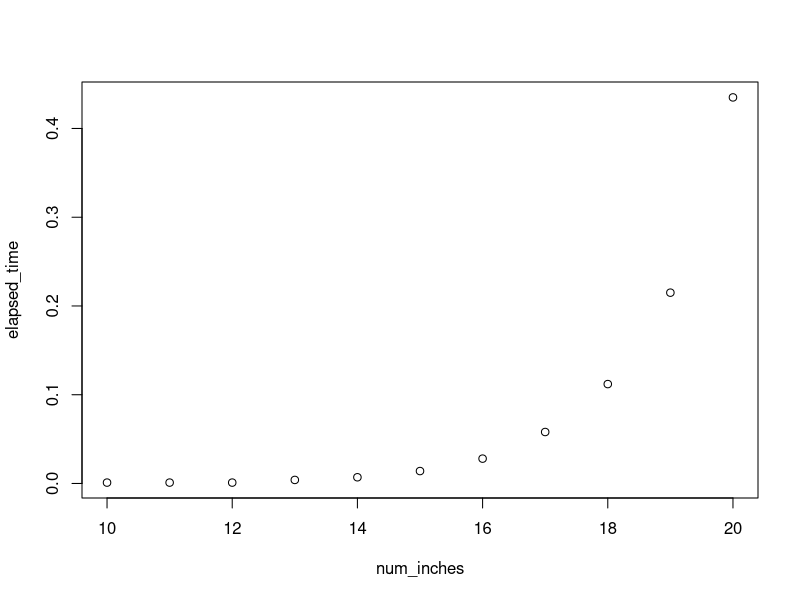

This chart was generated by the following R code:
## ---- chunk 1
knitr::opts_chunk$set(echo = TRUE)
knitr::opts_chunk$set(comment = NA)
## ---- chunk 2
library(knitr)
roster <- c("Ethan", "Talia", "Drake", "Jack", "Andrew", "Blake", "Jordan", "Graham", "Kevin", "Logan", "Claire", "Bri", "Trevor", "James", "Kristen", "Levi", "Grace", "John", "Isaac", "Timothy", "Josiah", "Nathan")
set.seed(1112021) 
n <- length(roster)
ngps <- 6
maxingp <- ceiling(n/ngps)
# just make random groups
groups <- matrix(c(roster[sample(n)], 
                   rep("",(maxingp - (n %% maxingp)) %% maxingp)), 
                 ncol=maxingp, byrow=FALSE)
rownames(groups) <- paste0("Table #", 1:nrow(groups))
kable(t(groups))
## ---- chunk 3
library(knitr)
roster <- c("Ethan", "Talia", "Drake", "Jack", "Andrew", "Blake", "Jordan", "Graham", "Kevin", "Logan", "Claire", "Bri", "Trevor", "James", "Kristen", "Levi", "Grace", "John", "Isaac", "Timothy", "Josiah", "Nathan")
set.seed(1132021) 
n <- length(roster)
ngps <- 6
maxingp <- ceiling(n/ngps)
# just make random groups
groups <- matrix(c(roster[sample(n)], 
                   rep("",(maxingp - (n %% maxingp)) %% maxingp)), 
                 ncol=maxingp, byrow=FALSE)
rownames(groups) <- paste0("Table #", 1:nrow(groups))
kable(t(groups))
## ---- chunk 4
library(knitr)
roster <- c("Ethan", "Talia", "Drake", "Jack", "Andrew", "Blake", "Jordan", "Graham", "Kevin", "Logan", "Claire", "Bri", "Trevor", "James", "Kristen", "Levi", "Grace", "John", "Isaac", "Timothy", "Josiah", "Nathan")
set.seed(1152021) 
n <- length(roster)
ngps <- 6
maxingp <- ceiling(n/ngps)
# just make random groups
groups <- matrix(c(roster[sample(n)], 
                   rep("",(maxingp - (n %% maxingp)) %% maxingp)), 
                 ncol=maxingp, byrow=FALSE)
rownames(groups) <- paste0("Table #", 1:nrow(groups))
kable(t(groups))
## ---- chunk 5
library(knitr)
roster <- c("Ethan", "Talia", "Drake", "Jack", "Andrew", "Blake", "Jordan", "Graham", "Kevin", "Logan", "Claire", "Bri", "Trevor", "James", "Kristen", "Levi", "Grace", "John", "Isaac", "Josiah", "Nathan")
set.seed(1202021) 
n <- length(roster)
ngps <- 7
maxingp <- ceiling(n/ngps)
## just make random groups
groups <- matrix(c(roster[sample(n)], 
                   rep("",(maxingp - (n %% maxingp)) %% maxingp)), 
                 ncol=maxingp, byrow=FALSE)
rownames(groups) <- paste0("Table #", 1:nrow(groups))
kable(t(groups))
## ---- chunk 6
library(knitr)
roster <- c("Ethan", "Talia", "Drake", "Jack", "Andrew", "Blake", "Jordan", "Graham", "Kevin", "Logan", "Claire", "Bri", "Trevor", "James", "Kristen", "Levi", "Grace", "John", "Isaac", "Josiah", "Nathan")
set.seed(1222021) 
n <- length(roster)
ngps <- 7
maxingp <- ceiling(n/ngps)
## just make random groups
groups <- matrix(c(roster[sample(n)], 
                   rep("",(maxingp - (n %% maxingp)) %% maxingp)), 
                 ncol=maxingp, byrow=FALSE)
rownames(groups) <- paste0("Table #", 1:nrow(groups))
kable(t(groups))
## ---- chunk 7
library(knitr)
roster <- c("Ethan", "Talia", "Drake", "Jack", "Andrew", "Blake", "Jordan", "Graham", "Kevin", "Logan", "Claire", "Bri", "Trevor", "James", "Kristen", "Levi", "Grace", "John", "Isaac", "Josiah", "Nathan")
set.seed(1252021) 
n <- length(roster)
ngps <- 7
maxingp <- ceiling(n/ngps)
## just make random groups
groups <- matrix(c(roster[sample(n)], 
                   rep("",(maxingp - (n %% maxingp)) %% maxingp)), 
                 ncol=maxingp, byrow=FALSE)
rownames(groups) <- paste0("Table #", 1:nrow(groups))
kable(t(groups))
## ---- chunk 8
price <- c(1,5,8,9,10,17,17,20,24,30)
length <- 1:10
print(rbind(length,price))
## ---- chunk 9
library(knitr)
roster <- c("Ethan", "Talia", "Drake", "Jack", "Andrew", "Blake", "Jordan", "Graham", "Kevin", "Logan", "Claire", "Bri", "Trevor", "James", "Kristen", "Levi", "Grace", "John", "Isaac", "Josiah", "Nathan")
set.seed(1272021) 
n <- length(roster)
ngps <- 7
maxingp <- ceiling(n/ngps)
## just make random groups
groups <- matrix(c(roster[sample(n)], 
                   rep("",(maxingp - (n %% maxingp)) %% maxingp)), 
                 ncol=maxingp, byrow=FALSE)
rownames(groups) <- paste0("Table #", 1:nrow(groups))
kable(t(groups))
## ---- chunk 10
price <- c(1,5,8,9,10,17,17,20,24,30)
length <- 1:10
print(rbind(length,price))
## ---- chunk 11
price <- c(1,5,8,9,10,17,17,20,24,30,34,34,38,40,45,46,47,50,52,55)
CutChurro <- function(n) {
  if (n == 0)
    return(0)
  maxTotPrice <- -1
  for(i in 1:n) {
    totPriceTry <- price[i] + CutChurro(n-i)
    if(totPriceTry > maxTotPrice)
            maxTotPrice <- totPriceTry 
  }
  return(maxTotPrice)
}
dummycall <- CutChurro(4) # so function gets loaded b/4 timing test
## ---- chunk 12
num_inches <- 10:20
elapsed_time = sapply(num_inches,function(n){system.time(CutChurro(n))['elapsed']} )
rbind(num_inches, elapsed_time)
## ---- chunk 13
plot(num_inches, elapsed_time)
## ---- chunk 14
library(knitr)
roster <- c("Ethan", "Talia", "Drake", "Jack", "Andrew", "Blake", "Jordan", "Graham", "Kevin", "Logan", "Claire", "Bri", "Trevor", "James", "Kristen", "Levi", "Grace", "John", "Isaac", "Josiah", "Nathan")
set.seed(1292021) 
n <- length(roster)
ngps <- 7
maxingp <- ceiling(n/ngps)
## just make random groups
groups <- matrix(c(roster[sample(n)], 
                   rep("",(maxingp - (n %% maxingp)) %% maxingp)), 
                 ncol=maxingp, byrow=FALSE)
rownames(groups) <- paste0("Table #", 1:nrow(groups))
kable(t(groups))
## ---- chunk 15
library(knitr)
roster <- c("Ethan", "Talia", "Drake", "Jack", "Andrew", "Blake", "Jordan", "Graham", "Kevin", "Logan", "Claire", "Bri", "Trevor", "James", "Kristen", "Levi", "Grace", "John", "Isaac", "Josiah", "Nathan")
set.seed(212021) 
n <- length(roster)
ngps <- 7
maxingp <- ceiling(n/ngps)
## just make random groups
groups <- matrix(c(roster[sample(n)], 
                   rep("",(maxingp - (n %% maxingp)) %% maxingp)), 
                 ncol=maxingp, byrow=FALSE)
rownames(groups) <- paste0("Table #", 1:nrow(groups))
kable(t(groups))
## ---- chunk 16
library(knitr)
roster <- c("Ethan", "Talia", "Drake", "Jack", "Andrew", "Blake", "Jordan", "Graham", "Kevin", "Logan", "Claire", "Bri", "Trevor", "James", "Kristen", "Levi", "Grace", "John", "Isaac", "Josiah", "Nathan")
set.seed(232021) 
n <- length(roster)
ngps <- 7
maxingp <- ceiling(n/ngps)
## just make random groups
groups <- matrix(c(roster[sample(n)], 
                   rep("",(maxingp - (n %% maxingp)) %% maxingp)), 
                 ncol=maxingp, byrow=FALSE)
rownames(groups) <- paste0("Table #", 1:nrow(groups))
kable(t(groups))
## ---- chunk 17
bills <- c(1,4,7,13,28,52,91,365)
NumBills <- function(n) {
  if(n == 0)
    return(0)
  if(n<0)
    return(Inf)
  nb <- Inf
  for(b in bills[bills <= n]) {
    tryNum <- 1 + NumBills(n-b)
    if(tryNum < nb)
      nb <- tryNum
  }
  return(nb)
}
## ---- chunk 18
bills <- c(1,4,7,13,28,52,91,365)
FastBills <- function(n){
  nbills <- rep(Inf, n   +1) # off by one indexing
  nbills[0  +1] <- 0
  for (i in 1:n) {
    for (b in bills[bills <= i]) {
      tryNum <- 1 + nbills[i - b   +1]
      if (tryNum < nbills[i   +1])
        nbills[i   +1] <- tryNum
    }
  }
  return(nbills[n  +1])
}
## ---- chunk 19
library(knitr)
roster <- c("Ethan", "Talia", "Drake", "Jack", "Andrew", "Blake", "Jordan", "Graham", "Kevin", "Logan", "Claire", "Bri", "Trevor", "James", "Kristen", "Levi", "Grace", "John", "Isaac", "Josiah", "Nathan")
set.seed(252021) 
n <- length(roster)
ngps <- 7
maxingp <- ceiling(n/ngps)
# just make random groups
groups <- matrix(c(roster[sample(n)], 
                   rep("",(maxingp - (n %% maxingp)) %% maxingp)), 
                 ncol=maxingp, byrow=FALSE)
rownames(groups) <- paste0("Table #", 1:nrow(groups))
kable(t(groups))
